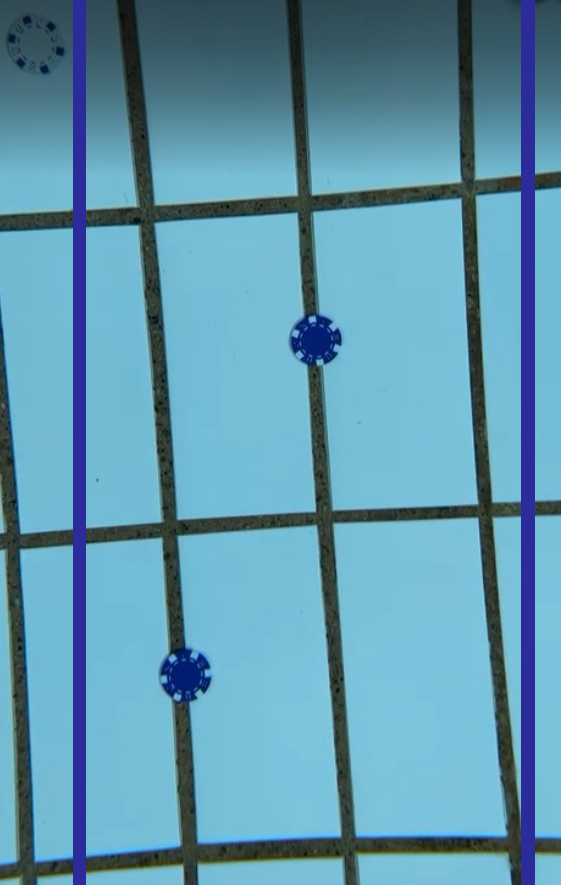
#> input picture camerafeed/Other_Classes/images/transect1.png, 561 x 885 px, found by its file name
$ python autonomous_transect_main.py
#> lines starting #> are read from the running program, lines starting #| are printed output that depends on the picture; after the words box and inside, x2 and y2 are one past the last pixel; in counts of white or black regions, pixels touching at a corner belong together
import cv2
import numpy as np
import time

# What to tweak for water test:
# 1. cv2.inRange() lower and upper range
# 2. Range of acceptable angles
# 3. Range of acceptable ratios of displacement from center

class AutonomousTransect:
    def __init__(self):
        self.canStabilize = False
        self.driving_data = [40, [0, 0, 0, 0, 0, 0, 0, 0]]
        self.frame = None

    #takes in frame, finds all the contours of objects with dark blue color
    #returns angle between
    def run(self, frame):
        self.frame = frame
        self.update()
        data = self.get_driving_data()
        return self.frame, data

    def update(self):
        self.autonomous_transect_maneuver()
        self.doStabilize()

    def get_driving_data(self):
        data = self.driving_data.copy()
        self.driving_data = [40, [0, 0, 0, 0, 0, 0, 0, 0]]
        return data

    def get_angle_between_pipes(self, pipe1, pipe2):
        angle1 = pipe1[2]
        angle2 = pipe2[2]
        if angle1 > 45:
            angle1 -= 90
        if angle2 > 45:
            angle2 -= 90
        # avg angle = 0 means pipes are parallel, negative means pipes tilt to left, positive right
        avg_angle = (angle1 + angle2) / 2 #average angle of the pipes to find direction
        # print("Average angle: ", avg_angle)
        return avg_angle


    #takes in a list of contours
    #filters the contours according to
    def find_pipes(self):
        contours = self.find_dark_blue_contours()
        pipes = [] #pipe looks like -> ((x, y), (w, h), angle)

        for contour in contours:
            rect = cv2.minAreaRect(contour)
            (x, y), (w, h), angle = rect

            box = cv2.boxPoints(rect)
            box = np.intp(box)
            if w > 1 and h > 1:
                if (w / h < 0.25 or w / h > 2) and cv2.contourArea(contour) > 300 and (w > self.frame.shape[0] - 200 or h > self.frame.shape[0] - 200 or w > self.frame.shape[1] - 200 or h > self.frame.shape[1] - 200):
                    straightRect = cv2.boundingRect(contour)
                    x, y, w, h = straightRect
                    cv2.rectangle(self.frame, (x, y), (x + w, y + h), (255, 100, 0), 2)
                    cv2.drawContours(self.frame, [box], 0, (0, 0, 255), 3)
                    # print((x, y), (w, h), angle)

                    pipes.append(rect)
        if len(pipes) == 2:
            return pipes

        else:
            print("No pipes found")
            return "SKIP" # Skip frame, harmless result


    def find_dark_blue_contours(self):
        low_blue_range = (70, 0, 0) #b, g, r
        high_blue_range = (255, 60, 60)

        transect_pipe_mask = cv2.inRange(self.frame, low_blue_range, high_blue_range)
        pipe_contours, _ = cv2.findContours(transect_pipe_mask, cv2.RETR_LIST, cv2.CHAIN_APPROX_SIMPLE)

        # [4 lines of commented-out code are left out]

        return pipe_contours

    # driving packet: [id, [x, y, z, r, 0, 0, 0, 0]]

    def autonomous_transect_maneuver(self):
        pipes = self.find_pipes()
        if pipes == "SKIP":
            return "SKIP"

        transect_angle = self.get_angle_between_pipes(pipes[0], pipes[1])

        if transect_angle < -2:
            print("Turn left")
            self.driving_data = [40, [0, 0, 0, -10, 0, 0, 0, 0]]

        elif transect_angle > 2:
            self.driving_data = [40, [0, 0, 0, 10, 0, 0, 0, 0]]
            print("Turn right")

        else:
            print("Go forward")
            self.canStabilize = True
            self.driving_data = [40, [0, 10, 0, 0, 0, 0, 0, 0]]


        #call go center function


    def doStabilize(self):
        if self.canStabilize:
            pipes = self.find_pipes()
            if pipes == "SKIP":
                print("SKIPPING FRAME")
                return

            # Find leftmost pipe:
            if pipes[0][0] < pipes[1][0]:
                leftPipe = pipes[0]
                rightPipe = pipes[1]
            else:
                leftPipe = pipes[1]
                rightPipe = pipes[0]
            distanceFromLeftPipe = leftPipe[0][0]
            distanceFromRightPipe = frame.shape[1] - rightPipe[0][0]
            ratio = distanceFromLeftPipe / distanceFromRightPipe # ratio = 1 means perfect

            # print("Distance from left pipe: ", distanceFromLeftPipe)
            # print("Distance from right pipe: ", distanceFromRightPipe)
            # print("Ratio: ", ratio)

            if 0.95 > ratio:
                self.driving_data = [40, [-10, 0, 0, 0, 0, 0, 0, 0]]
                print("Move to left")

            elif 1.05 < ratio:
                print("Move to right")
                self.driving_data = [40, [10, 0, 0, 0, 0, 0, 0, 0]]

            else:
                print("Go forward")
                self.driving_data = [40, [0, 10, 0, 0, 0, 0, 0, 0]]
        else:
            # print("Can't stabilize yet")
            pass


if __name__ == "__main__":
    frame = cv2.imread("camerafeed/Other_Classes/images/transect1.png")
#> frame is the input picture: shape (885, 561, 3); mean B, G, R 174.3, 151.4, 95.9
    transect = AutonomousTransect()
    transect.run(frame)
#> in find_dark_blue_contours, `transect_pipe_mask = cv2.inRange(self.frame, low_blue_range, high_blue..`:
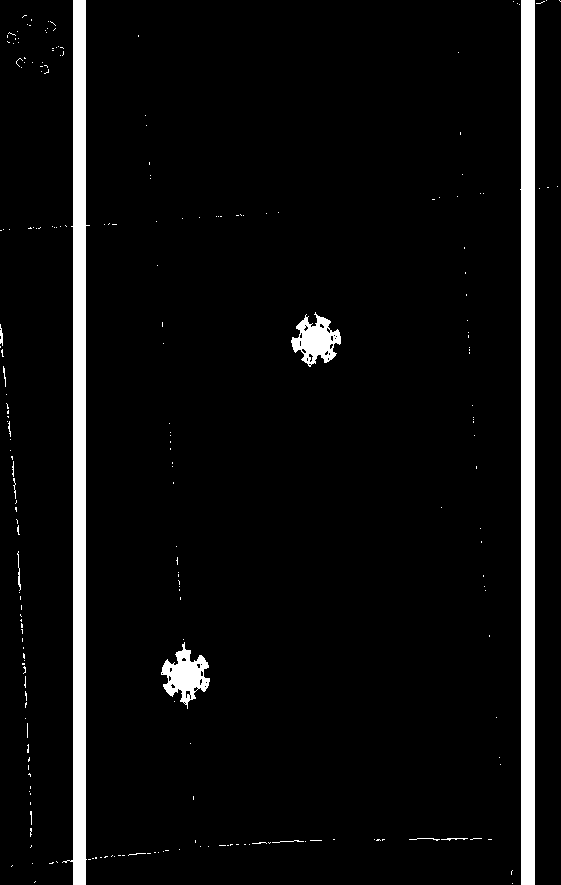
#> transect_pipe_mask: shape (885, 561); 5.6% white; 230 white regions (217 under 20 px)
#> in find_dark_blue_contours, `pipe_contours, _ = cv2.findContours(transect_pipe_mask, cv2.RETR_LIST,..`: pipe_contours = 264 contours, 257 with area under 20; largest, box (x1, y1, x2, y2) and area: (520, 0, 535, 885) 11493, (62, 0, 90, 885) 10616, (161, 642, 210, 709) 1518, (291, 312, 341, 367) 1452, (185, 690, 191, 699) 27, (308, 353, 314, 363) 24, (0, 324, 3, 346) 21
#> in find_pipes, `contours = self.find_dark_blue_contours()`: contours has the same summary as pipe_contours in find_dark_blue_contours
#> the loop in find_pipes, `for contour in contours:` made 264 passes
#> angle on passes 263 to 264: -90, -89.27
#> (angle, box) on passes 1, 5, 6, 7, 8, 9: (-90, [[512, 883], [512, 883], [512, 883], [512, 883]]), (-90, [[32, 863], [32, 863], [32, 863], [32, 863]]), (-18.43, [[49, 863], [49, 863], [52, 861], [53, 862]]), (-45, [[57, 862], [56, 861], [56, 861], [57, 862]]), (-90, [[90, 859], [88, 859], [88, 859], [90, 859]]), (-90, [[93, 858], [92, 858], [92, 858], [93, 858]])
#> after the loop in find_pipes, `for contour in contours:`:
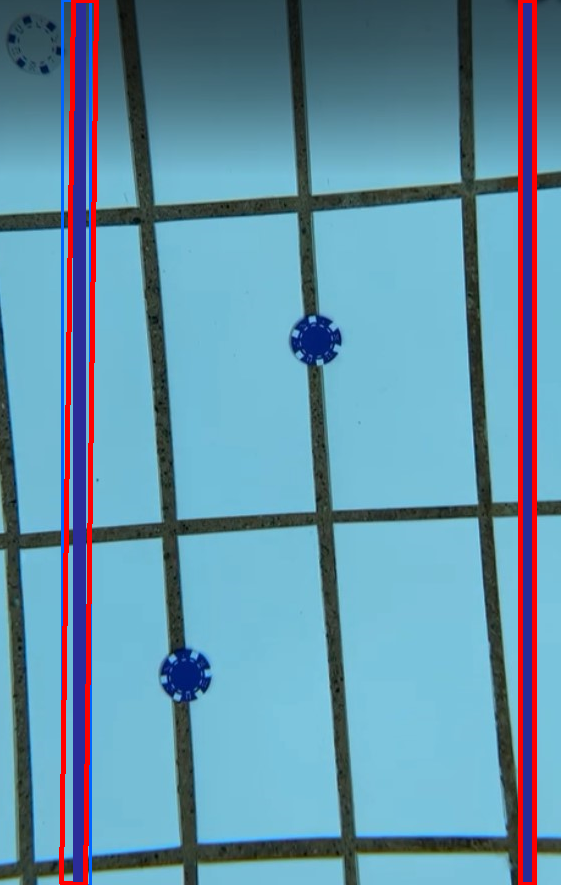
#> self.frame: shape (885, 561, 3); 4.27% of pixels changed, all inside (x1, y1, x2, y2) = (59, 0, 537, 885)
#> after the loop in find_pipes, `for contour in contours:`: pipes = [((527, 442), (884, 14), -90), ((79.34, 442), (884.1, 23.96), -89.27)]
#> in autonomous_transect_maneuver, `transect_angle = self.get_angle_between_pipes(pipes[0], pipes[1])`: transect_angle = -89.63
